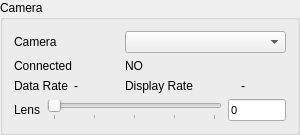
       <widget class="QGroupBox" name="groupBoxCamera">
        <property name="sizePolicy">
         <sizepolicy hsizetype="Fixed" vsizetype="Preferred">
          <horstretch>0</horstretch>
          <verstretch>0</verstretch>
         </sizepolicy>
        </property>
        <property name="minimumSize">
         <size>
          <width>300</width>
          <height>0</height>
         </size>
        </property>
        <property name="maximumSize">
         <size>
          <width>300</width>
          <height>16777215</height>
         </size>
        </property>
        <property name="title">
         <string>Camera</string>
        </property>
        <layout class="QGridLayout" name="gridLayout_5">
         <item row="0" column="0">
          <widget class="QLabel" name="labelCamera">
           <property name="sizePolicy">
            <sizepolicy hsizetype="Preferred" vsizetype="Fixed">
             <horstretch>0</horstretch>
             <verstretch>0</verstretch>
            </sizepolicy>
           </property>
           <property name="text">
            <string>Camera</string>
           </property>
           <property name="buddy">
            <cstring>comboBoxCamera</cstring>
           </property>
          </widget>
         </item>
         <item row="1" column="0" colspan="2">
          <widget class="QLabel" name="label_20">
           <property name="sizePolicy">
            <sizepolicy hsizetype="Preferred" vsizetype="Fixed">
             <horstretch>0</horstretch>
             <verstretch>0</verstretch>
            </sizepolicy>
           </property>
           <property name="text">
            <string>Connected</string>
           </property>
          </widget>
         </item>
         <item row="3" column="0">
          <widget class="QLabel" name="label_data">
           <property name="sizePolicy">
            <sizepolicy hsizetype="Preferred" vsizetype="Fixed">
             <horstretch>0</horstretch>
             <verstretch>0</verstretch>
            </sizepolicy>
           </property>
           <property name="text">
            <string>Data Rate</string>
           </property>
          </widget>
         </item>
         <item row="3" column="1">
          <widget class="QLabel" name="label_dataRate">
           <property name="minimumSize">
            <size>
             <width>45</width>
             <height>0</height>
            </size>
           </property>
           <property name="text">
            <string>-</string>
           </property>
          </widget>
         </item>
         <item row="3" column="4">
          <widget class="QLabel" name="label_dispRate">
           <property name="minimumSize">
            <size>
             <width>45</width>
             <height>0</height>
            </size>
           </property>
           <property name="text">
            <string>-</string>
           </property>
          </widget>
         </item>
         <item row="4" column="0" colspan="5">
          <layout class="QHBoxLayout" name="LensLayout">
           <item>
            <widget class="QLabel" name="labelLens">
             <property name="text">
              <string>Lens</string>
             </property>
            </widget>
           </item>
           <item>
            <widget class="QSlider" name="horizontalSliderLens">
             <property name="sizePolicy">
              <sizepolicy hsizetype="Expanding" vsizetype="Fixed">
               <horstretch>3</horstretch>
               <verstretch>0</verstretch>
              </sizepolicy>
             </property>
             <property name="maximum">
              <number>100</number>
             </property>
             <property name="orientation">
              <enum>Qt::Horizontal</enum>
             </property>
             <property name="tickPosition">
              <enum>QSlider::TicksBelow</enum>
             </property>
             <property name="tickInterval">
              <number>25</number>
             </property>
            </widget>
           </item>
           <item>
            <widget class="QLineEdit" name="lineEditLens">
             <property name="sizePolicy">
              <sizepolicy hsizetype="Fixed" vsizetype="Fixed">
               <horstretch>1</horstretch>
               <verstretch>0</verstretch>
              </sizepolicy>
             </property>
             <property name="minimumSize">
              <size>
               <width>10</width>
               <height>0</height>
              </size>
             </property>
             <property name="font">
              <font>
               <pointsize>8</pointsize>
              </font>
             </property>
             <property name="text">
              <string>0</string>
             </property>
            </widget>
           </item>
          </layout>
         </item>
         <item row="3" column="2">
          <widget class="QLabel" name="label_disp">
           <property name="sizePolicy">
            <sizepolicy hsizetype="Preferred" vsizetype="Fixed">
             <horstretch>0</horstretch>
             <verstretch>0</verstretch>
            </sizepolicy>
           </property>
           <property name="text">
            <string>Display Rate</string>
           </property>
          </widget>
         </item>
         <item row="1" column="2">
          <widget class="QLabel" name="label_connected">
           <property name="sizePolicy">
            <sizepolicy hsizetype="Preferred" vsizetype="Fixed">
             <horstretch>0</horstretch>
             <verstretch>0</verstretch>
            </sizepolicy>
           </property>
           <property name="text">
            <string>NO</string>
           </property>
          </widget>
         </item>
         <item row="0" column="2" colspan="3">
          <widget class="QComboBox" name="comboBoxCamera"/>
         </item>
        </layout>
       </widget>
